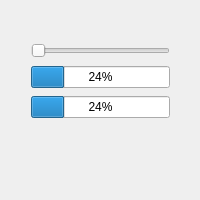
<?xml version="1.0" encoding="UTF-8"?>
<ui version="4.0">
 <class>MainWindow</class>
 <widget class="QMainWindow" name="MainWindow">
  <property name="geometry">
   <rect>
    <x>0</x>
    <y>0</y>
    <width>200</width>
    <height>200</height>
   </rect>
  </property>
  <property name="windowTitle">
   <string>MainWindow</string>
  </property>
  <widget class="QWidget" name="centralWidget">
   <widget class="QWidget" name="">
    <property name="geometry">
     <rect>
      <x>20</x>
      <y>30</y>
      <width>161</width>
      <height>101</height>
     </rect>
    </property>
    <layout class="QVBoxLayout" name="verticalLayout">
     <item>
      <widget class="QSlider" name="horizontalSlider">
       <property name="orientation">
        <enum>Qt::Horizontal</enum>
       </property>
      </widget>
     </item>
     <item>
      <widget class="QProgressBar" name="progressBar">
       <property name="value">
        <number>24</number>
       </property>
      </widget>
     </item>
     <item>
      <widget class="QProgressBar" name="progressBar_2">
       <property name="value">
        <number>24</number>
       </property>
      </widget>
     </item>
    </layout>
   </widget>
  </widget>
  <widget class="QMenuBar" name="menuBar">
   <property name="geometry">
    <rect>
     <x>0</x>
     <y>0</y>
     <width>200</width>
     <height>21</height>
    </rect>
   </property>
  </widget>
 </widget>
 <layoutdefault spacing="6" margin="11"/>
 <resources/>
 <connections/>
</ui>
